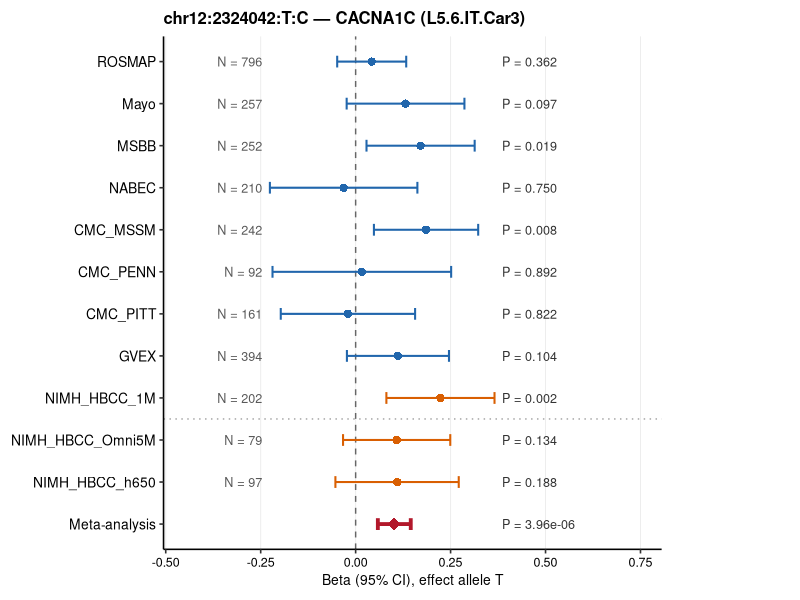

R code for this plot:
#!/usr/bin/env Rscript
# Forest plot for CACNA1C locus in L5.6.IT.Car3 15-cohort meta-analysis
# SNP: chr12:2324042:T:C  (METAL Allele1 = T; effect allele = T throughout)
# Present in 11/15 cohorts (Direction: ??++-?+++-++++?)
# Missing from: AMP_AD_Mayo, AMP_AD_Rush (not in meta input), GTEx_v10 (?),
#   ROSMAP_array (SNP array coverage).
# METAL Effect = +0.1018 for T allele; all per-cohort betas are flipped from
#   REGENIE output (which uses C=ALLELE1) so that every entry = beta for T allele.
# NIMH HBCC cohorts are predominantly African-American.

library(ggplot2)
library(dplyr)

# ---------- per-cohort data (REGENIE ALLELE1=C, flipped → T-allele betas) ----
# ancestry: "EUR" = European, "AFR" = Mixed ancestries (predominantly AFR)
cohorts <- data.frame(
  label    = c("ROSMAP", "Mayo", "MSBB", "NABEC",
               "CMC_MSSM", "CMC_PENN", "CMC_PITT", "GVEX",
               "NIMH_HBCC_1M", "NIMH_HBCC_Omni5M", "NIMH_HBCC_h650"),
  beta     = c( 0.0423,  0.1314,  0.1710, -0.0316,
                0.1854,  0.0163, -0.0203,  0.1114,
                0.2233,  0.1080,  0.1091),
  se       = c( 0.04636, 0.07910, 0.07265, 0.09907,
                0.07003, 0.11999, 0.09023, 0.06855,
                0.07263, 0.07202, 0.08284),
  n        = c(796L, 257L, 252L, 210L,
               242L,  92L, 161L, 394L,
               202L,  79L,  97L),
  pval     = c(0.3616, 0.0968, 0.01856, 0.7499,
               0.00812, 0.8916,  0.8216,  0.1040,
               0.002110, 0.1336,  0.1879),
  ancestry = c(rep("EUR", 8), rep("AFR", 3)),
  is_meta  = FALSE,
  stringsAsFactors = FALSE
)

# ---------- meta-analysis (METAL, 11 cohorts, Allele1 = T) -------------------
meta <- data.frame(
  label    = "Meta-analysis",
  beta     =  0.1018,
  se       =  0.0221,
  n        = NA_integer_,
  pval     = 3.959e-06,
  ancestry = "META",
  is_meta  = TRUE,
  stringsAsFactors = FALSE
)

df <- bind_rows(cohorts, meta)

cohort_order <- c("ROSMAP", "Mayo", "MSBB", "NABEC",
                  "CMC_MSSM", "CMC_PENN", "CMC_PITT", "GVEX",
                  "NIMH_HBCC_1M", "NIMH_HBCC_Omni5M", "NIMH_HBCC_h650",
                  "Meta-analysis")
df$label <- factor(df$label, levels = rev(cohort_order))

df <- df %>%
  mutate(
    ci_lo     = beta - 1.96 * se,
    ci_hi     = beta + 1.96 * se,
    plabel    = ifelse(pval < 0.001,
                      formatC(pval, format = "e", digits = 2),
                      formatC(pval, format = "f", digits = 3)),
    nlabel    = ifelse(is.na(n), "", paste0("N = ", formatC(n, format = "d", big.mark = ","))),
    anc_label = dplyr::case_when(
      ancestry == "EUR"  ~ "European",
      ancestry == "AFR"  ~ "Mixed ancestries",
      ancestry == "META" ~ "Meta-analysis"
    )
  )
df$anc_label <- factor(df$anc_label,
                       levels = c("European", "Mixed ancestries", "Meta-analysis"))

# ---------- colours ----------------------------------------------------------
clr_eur  <- "#2166AC"
clr_afr  <- "#D95F02"
clr_meta <- "#B2182B"

# ---------- plot -------------------------------------------------------------
p <- ggplot(df, aes(y = label, x = beta, colour = anc_label)) +

  # dotted separator between EUR and AFR cohort groups
  geom_hline(yintercept = 3.5, linetype = "dotted", colour = "grey65", linewidth = 0.5) +

  geom_vline(xintercept = 0, linetype = "dashed", colour = "grey40", linewidth = 0.5) +

  geom_errorbarh(
    aes(xmin = ci_lo, xmax = ci_hi, linewidth = is_meta),
    height = 0.28
  ) +

  geom_point(aes(shape = is_meta, size = is_meta)) +

  geom_text(
    aes(x = min(ci_lo, na.rm = TRUE) - 0.02, label = nlabel),
    hjust = 1, size = 3.2, colour = "grey35"
  ) +

  geom_text(
    aes(x = max(ci_hi, na.rm = TRUE) + 0.02, label = paste0("P = ", plabel)),
    hjust = 0, size = 3.2, colour = "grey20"
  ) +

  scale_colour_manual(
    name   = "Ancestry",
    values = c("European"         = clr_eur,
               "Mixed ancestries" = clr_afr,
               "Meta-analysis"    = clr_meta),
    guide  = guide_legend(override.aes = list(shape = 16, size = 3,
                                              linewidth = 0.6))
  ) +
  scale_linewidth_manual(values = c("FALSE" = 0.7, "TRUE" = 1.3), guide = "none") +
  scale_shape_manual(values    = c("FALSE" = 16, "TRUE" = 18),    guide = "none") +
  scale_size_manual(values     = c("FALSE" = 2.5, "TRUE" = 4.0),  guide = "none") +

  labs(
    title = "chr12:2324042:T:C — CACNA1C (L5.6.IT.Car3)",
    x     = "Beta (95% CI), effect allele T",
    y     = NULL
  ) +

  scale_x_continuous(expand = expansion(add = c(0.26, 0.42))) +

  theme_classic(base_size = 12) +
  theme(
    plot.title         = element_text(face = "bold", size = 12, hjust = 0),
    axis.text.y        = element_text(size = 10, colour = "black"),
    axis.text.x        = element_text(size = 9,  colour = "black"),
    axis.title.x       = element_text(size = 10),
    panel.grid.major.x = element_line(colour = "grey92", linewidth = 0.3),
    legend.position    = "none",
    legend.background  = element_rect(fill = "white", colour = "grey80",
                                      linewidth = 0.3),
    legend.title       = element_text(size = 9, face = "bold"),
    legend.text        = element_text(size = 8),
    legend.key.size    = unit(0.8, "lines"),
    plot.margin        = margin(8, 100, 8, 8)
  )

# ---------- save -------------------------------------------------------------
out_dir <- "/project/rrg-shreejoy/zhoux156/external-Xiaolin/nextflow/results/meta_analysis_15cohorts/plots/forest"
dir.create(out_dir, recursive = TRUE, showWarnings = FALSE)
out <- file.path(out_dir, "L5.6.IT.Car3_CACNA1C_chr12_2324042_forest.png")
ggsave(out, plot = p, width = 6, height = 8, dpi = 200, bg = "white")
message("Saved: ", out)
